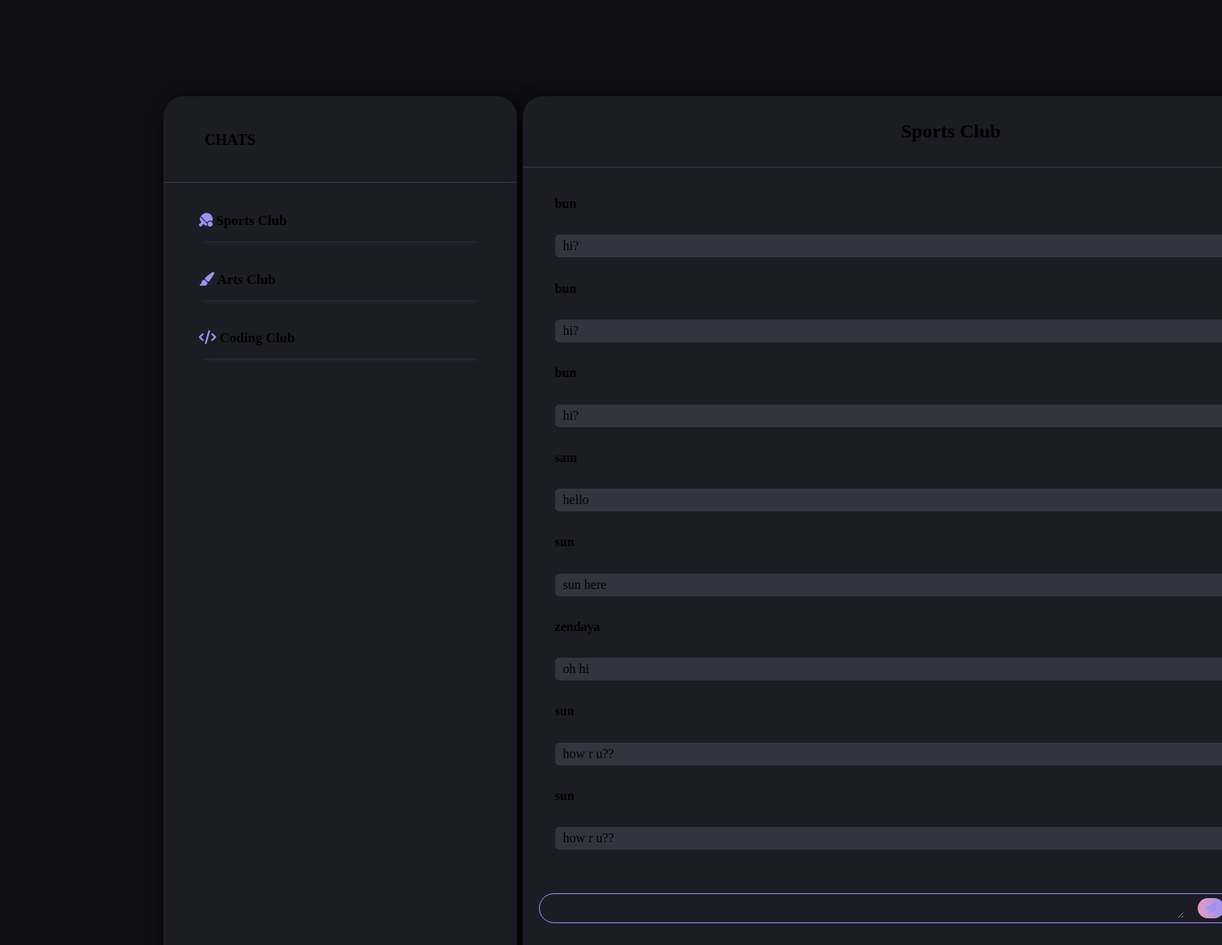
Screenshot of /templates/sports_chat.php with the database file from the repository.
### tables this page shows
CREATE TABLE `sportschat` (
  `id` int(11) NOT NULL,
  `username` varchar(100) NOT NULL,
  `message` text NOT NULL,
  `time` datetime NOT NULL DEFAULT current_timestamp()
);

### templates/sports_chat.php (the view, shortened to what this page needs)
<?php
include("connection.php");
?>
<!DOCTYPE html>
<html lang="en">
<head>
    <link rel="stylesheet" href="../static/chat.css">
</head>
<body>
    <div class="container-3">
        <div class="left">
            <div class="heading">
                <h3>CHATS</h3>
            </div>
            <div class="sub-head">
                <div class="club2 name">
                <a href="decision.php?name=sports" style="text-decoration: none; color:black; "><h4><i class="fas fa-table-tennis"></i> Sports Club</h4></a>
                </div>
                <div class="club2 name">
                <a href="decision.php?name=arts" style="text-decoration: none; color:black; "><h4><i class="fas fa-paint-brush"></i> Arts Club</h4></a>
                </div>
                <div class="club2 name">
                <a href="decision.php?name=coding" style="text-decoration: none; color:black; "><h4><i class="fas fa-code"></i> Coding Club</h4></a>
                </div>
            </div>
        </div>
        <div class="right">
            <div class="top-section">
                <div class="name">
                    <h2>Sports Club</h2>
                </div>
                <div class="msg-box" id="ma">
                    <?php
                    $q1= "SELECT * FROM sportschat";
                    $r1= mysqli_query($db, $q1);
                    while ($row= mysqli_fetch_assoc($r1)) {
                        $message= $row['message'];
                        $username= $row['username'];
                        $time= $row['time'];
                        echo "<div class='their-msg'>
                            <div class='nametime'><h4>$username</h4><span class='timestamp'>$time</span></div>
                            <p>$message </p>
                            </div>";
                    }
                    ?>
                </div>
            </div>
            <div class="bottom-section">
                <form action="" method="post">
                    <textarea class="type-msg" name="type-msg" id="" cols="76" rows="1" ></textarea>
                    <button class="snd" type="submit" name="submit">
                    <i class="fas fa-paper-plane"></i>
                    </button>
                </form>
            </div>
        </div>
    </div>
</body>
</html>

### static/chat.css (style rules this page uses)
.container-3 { display: flex; padding: 2% 13% ; width: 100%; max-height: 100vh; height: 93vh; margin-top: 7vh; }
body { background-color: #0e0e13; }
.heading h3 { padding: 6.3% 2%; }
.left { padding: 2px 0 1% 0; border-radius: 25px; height: 100%; width: 30vw; padding-bottom: 20px; background-color: #1C1C24; -webkit-box-shadow: 10px 10px 24px 2px rgba(0,0,0,0.75); -moz-box-shadow: 10px 10px 24px 2px rgba(0,0,0,0.75); box-shadow: 10px 10px 24px 2px rgba(0,0,0,0.75); }
.left .heading { padding: 0 10%; border-bottom: 1px solid rgba(166,173,201,.2); }
.sub-head { overflow-y: scroll; height: 74vh; padding: 0 10%; }
.sub-head .name { -webkit-box-shadow: 0 6px 6px -6px rgba(166,173,201,.2); -moz-box-shadow: 0 6px 6px -6px rgba(166,173,201,.2); box-shadow: 0 6px 6px -6px rgba(166,173,201,.2); }
.left .fas { color: #9C92F2; }
.right { border-radius: 25px; height: 100%; width: 73%; margin-left: 7px; background-color: #1C1C24; -webkit-box-shadow: 10px 10px 24px 2px rgba(0,0,0,0.75); -moz-box-shadow: 10px 10px 24px 2px rgba(0,0,0,0.75); box-shadow: 10px 10px 24px 2px rgba(0,0,0,0.75); }
.left h4 { font-size: 17px; padding: 15px 0; }
.heading { display: flex; flex-direction: row; justify-content: space-between; }
.top-section { display: flex; flex-wrap: wrap; flex-direction: column; }
.right .name { padding: 10px; text-align: center; border-bottom: 1px solid rgba(166,173,201,.2); }
.msg-box { padding: 15px 40px; overflow-y: scroll; height: 68vh; }
.right .their-msg p , .my-msg p { margin: 8px 0; height: auto; width: 100%; border-radius: 5px; padding: 5px 10px; }
.their-msg p { background-color: #343441; }
.type-msg { display: block; max-width: 100%; border: none; outline: none; margin: 0 17px; background-color: transparent; }
.bottom-section { display: flex; justify-content: space-around; padding: 5px 0; margin: 0 20px; border-radius: 25px; margin-bottom: 12px; background-color: transparent; border: 1px #9C92F2 solid; }
.bottom-section button { margin-right: 10px; border: none; background-color: transparent; cursor: pointer; }
.right .top-section .name { display: flex; justify-content: space-between; }
.nametime { display: flex; justify-content: space-between; }
.snd { background-color: transparent; padding: 5px 10px; border: none; background-image: linear-gradient(to right, #E69BC2 , #9C92F2); border-radius: 50px; font-weight: bold; cursor: pointer; color: #9C92F2; }
.bottom-section form { display: flex; flex-direction: row; }

### rows the page displays
sportschat: username "bun", message "hi?"
sportschat: username "bun", message "hi?"
sportschat: username "bun", message "hi?"
sportschat: username "sam", message "hello"
sportschat: username "sun", message "sun here"
sportschat: username "zendaya", message "oh hi"
sportschat: username "sun", message "how r u??"
sportschat: username "sun", message "how r u??"
